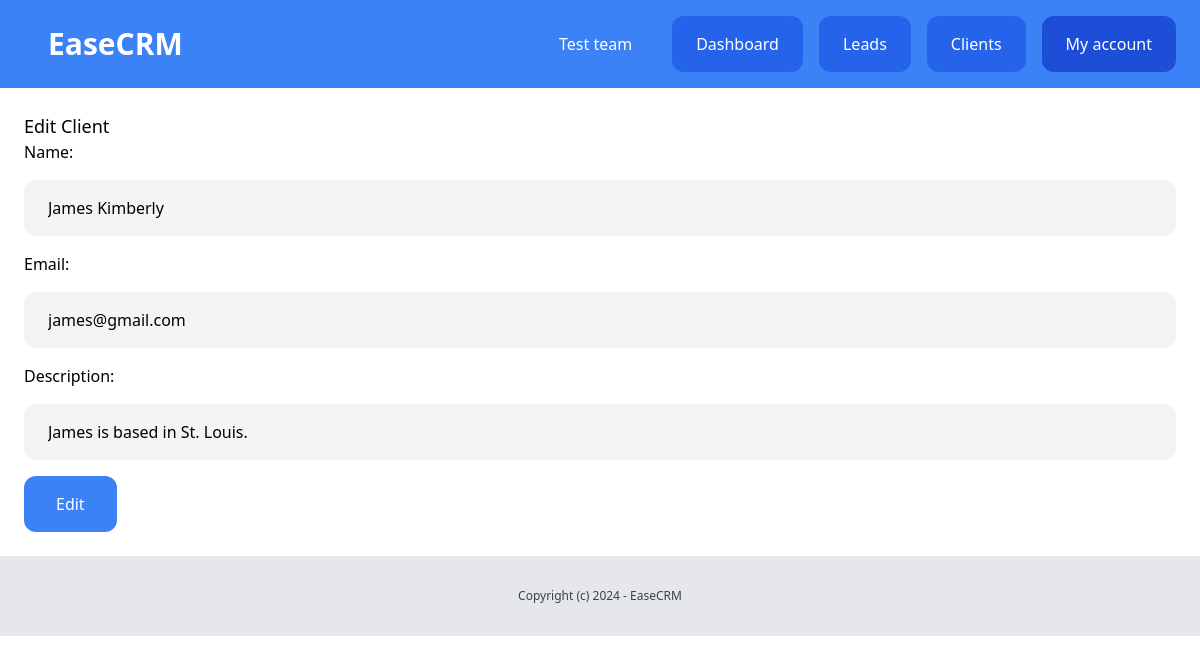
The app's page /dashboard/clients/9/edit/ (signed in) with its own data.
### team/models.py (models this page shows, shortened)
class Team(models.Model):
    plan=models.ForeignKey(Plan, blank=True, null=True, related_name="teams", on_delete=models.CASCADE)
    name = models.CharField(max_length=100)
    created_by = models.ForeignKey(User, related_name="created_teams", on_delete=models.CASCADE)
    created_at = models.DateTimeField(auto_now_add=True)
    members = models.ManyToManyField(User, related_name="teams")

### client/models.py (models this page shows, shortened)
class Client(models.Model):
    team = models.ForeignKey(Team, related_name="clients", on_delete=models.CASCADE)
    name = models.CharField(max_length=100)
    email = models.EmailField()
    description = models.TextField(blank=True, null=True)
    created_by = models.ForeignKey(User, related_name="clients", on_delete=models.CASCADE)
    created_at = models.DateTimeField(auto_now_add=True)
    modified_at = models.DateTimeField(auto_now=True)
    class Meta:
        ordering = ('name', )

### client/views.py (the view)
# urls.py: path('<int:pk>/edit/', views.clients_edit, name='edit'),
@login_required
def clients_edit(request, pk):
    client = get_object_or_404(Client, pk = pk, created_by = request.user)
    if request.method == 'POST':
        form = AddClientForm(request.POST, instance=client)
        if form.is_valid():
            client = form.save()
            messages.success(request, "Client has been updated.")
            return redirect('clients:list')
    else:
        form = AddClientForm(instance=client)
    return render(request, 'client/clients_edit.html', {'form': form})

### client/forms.py
class AddClientForm(forms.ModelForm):
    class Meta:
        model = Client
        fields = ('name', 'email', 'description')
        widgets = {
            'name': forms.TextInput(attrs={'class': 'w-full  mt-4 my-4 py-4 px-6 rounded-xl bg-gray-100'}),
            'email': forms.EmailInput(attrs={'class': 'w-full  mt-4 my-4 py-4 px-6 rounded-xl bg-gray-100'}),
            'description': forms.TextInput(attrs={'class': 'w-full  mt-4 my-4 py-4 px-6 rounded-xl bg-gray-100'}),
        }

### team/context_processors.py (called while the page is built)
def team(request):
    if request.user.is_authenticated:
        if request.user.userprofile.active_team:
            active_team = request.user.userprofile.active_team
        else:
            active_team = Team.objects.filter(created_by=request.user)[0]
    else:
        active_team = None
    return {
        'active_team': active_team
    }

### client/templates/client/clients_edit.html
{%extends 'core/base.html'%} {%block title%}Edit Client{%endblock%} {%block content%}
<div class="py-6 px-6">
  <h1 class="text-lg">Edit Client</h1>
  <form method="post" action=".">
    {%csrf_token%} {{form.as_p}}
    <button class="py-4 px-8 bg-blue-500 text-white rounded-xl">Edit</button>
  </form>
</div>
{%endblock%}

### core/templates/core/partials/nav.html
<nav class="py-4 px-6 flex justify-between bg-blue-500">
  <div class="flex items-center justify-between w-full">
    <a href="{% url 'about' %}" class="py-3 text-3xl font-bold px-6 rounded-xl text-white">EaseCRM</a>
    {%if request.user.is_authenticated%}
    <div class="flex space-x-4">
      <a href="{% url 'team:detail' active_team.id %}" class="py-4 px-6 rounded-xl text-white">{{active_team.name}}</a>
      <a href="{%url 'dashboard:index'%}" class="py-4 px-6 bg-blue-600 rounded-xl text-white">Dashboard</a>
      <a href="{%url 'leads:list'%}" class="py-4 px-6 bg-blue-600 rounded-xl text-white">Leads</a>
      <a href="{%url 'clients:list'%}" class="py-4 px-6 bg-blue-600 rounded-xl text-white">Clients</a>
      <a href="{%url 'userprofile:myaccount'%}" class="py-4 px-6 bg-blue-700 rounded-xl text-white">My account</a>
      {% else %}
      <div>
        <a href="{%url 'login'%}" class="py-4 px-6 bg-blue-600 rounded-xl text-white">Log in</a>
        <a href="{%url 'userprofile:signup'%}" class="py-4 px-6 bg-blue-300 rounded-xl text-white">Sign up</a>
      </div>
      {% endif %}
    </div>
  </div>
</nav>

### records on screen
Team: name "Test team"
Client: name "James Kimberly", email "james@gmail.com", description "James is based in St. Louis."
